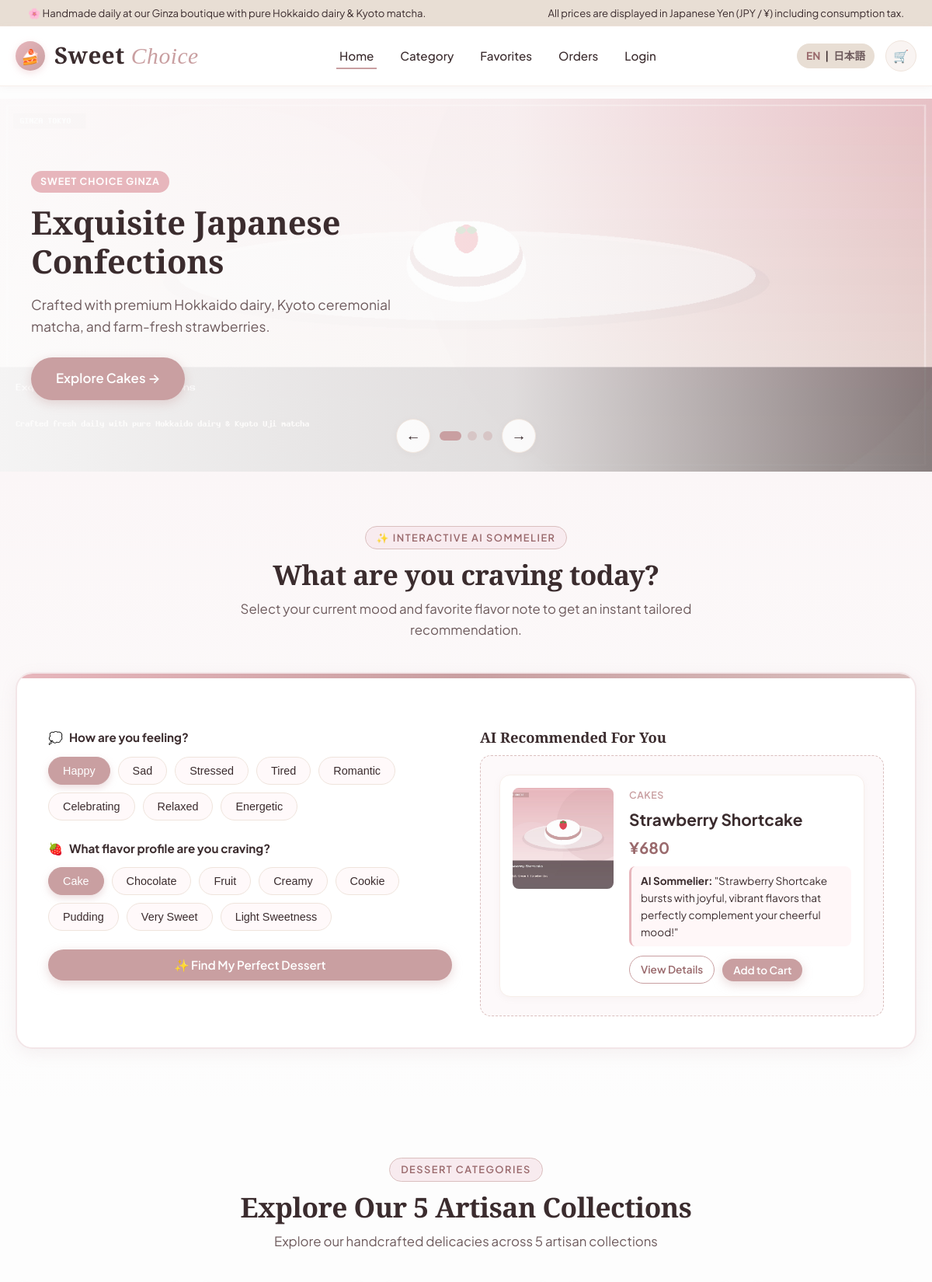
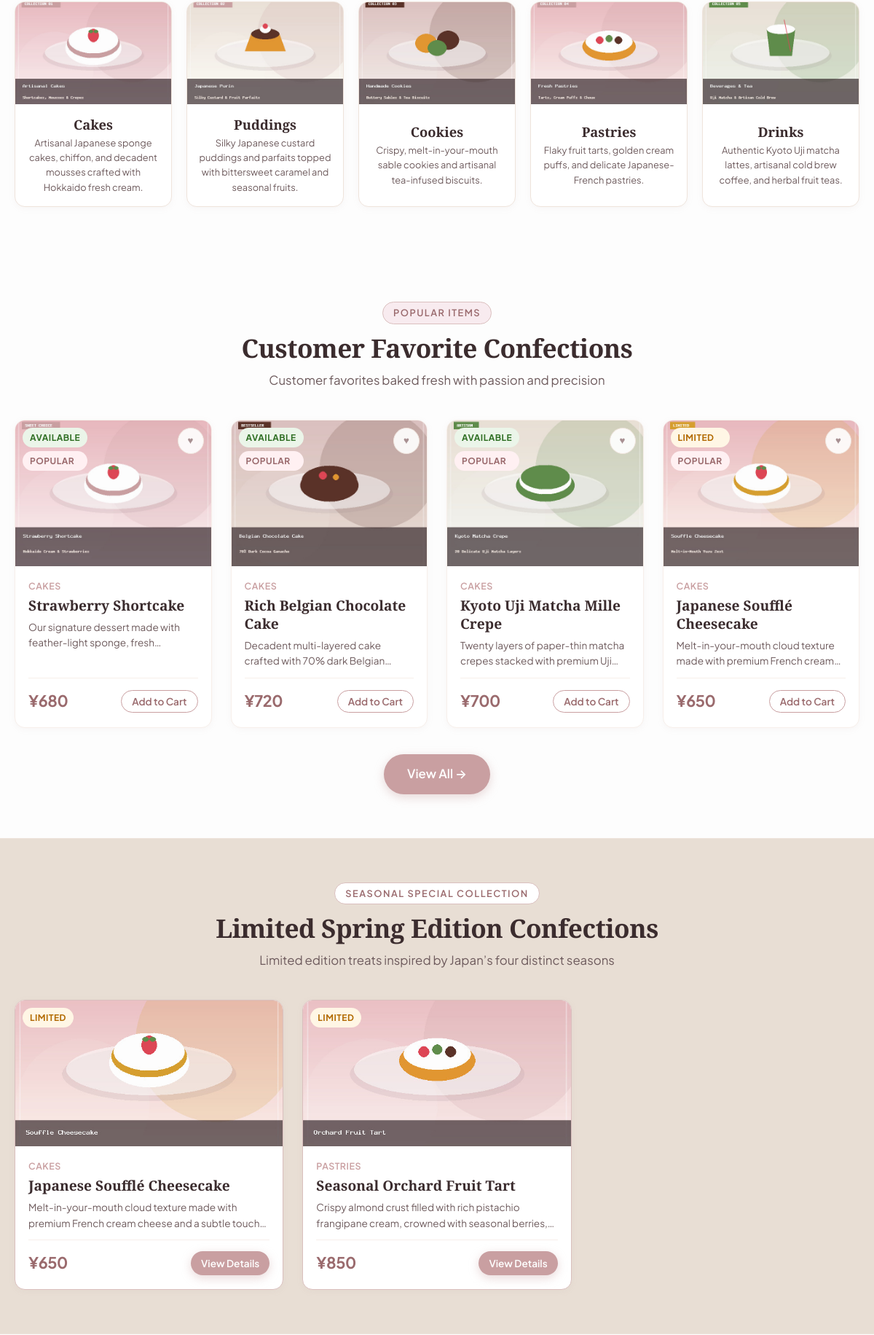
The page / (upper part) on the database its author committed (2 pictures, top to bottom).
### tables this page shows
CREATE TABLE banners (
    id INT AUTO_INCREMENT PRIMARY KEY,
    title_en VARCHAR(150) NOT NULL,
    title_ja VARCHAR(150) NOT NULL,
    subtitle_en VARCHAR(255) NULL,
    subtitle_ja VARCHAR(255) NULL,
    button_text_en VARCHAR(100) DEFAULT 'Explore Menu',
    button_text_ja VARCHAR(100) DEFAULT 'メニューを見る',
    link VARCHAR(255) DEFAULT 'category.php',
    image VARCHAR(255) NOT NULL,
    sort_order INT DEFAULT 0,
    is_active TINYINT(1) DEFAULT 1,
    created_at DATETIME DEFAULT CURRENT_TIMESTAMP
);

CREATE TABLE categories (
    id INT AUTO_INCREMENT PRIMARY KEY,
    name_en VARCHAR(100) NOT NULL,
    name_ja VARCHAR(100) NOT NULL,
    slug VARCHAR(100) NOT NULL UNIQUE,
    description_en TEXT NULL,
    description_ja TEXT NULL,
    image VARCHAR(255) NULL,
    sort_order INT DEFAULT 0,
    is_active TINYINT(1) DEFAULT 1,
    created_at DATETIME DEFAULT CURRENT_TIMESTAMP,
    updated_at DATETIME DEFAULT CURRENT_TIMESTAMP ON UPDATE CURRENT_TIMESTAMP
);

CREATE TABLE products (
    id INT AUTO_INCREMENT PRIMARY KEY,
    category_id INT NOT NULL,
    name_en VARCHAR(150) NOT NULL,
    name_ja VARCHAR(150) NOT NULL,
    slug VARCHAR(150) NOT NULL UNIQUE,
    description_en TEXT NULL,
    description_ja TEXT NULL,
    price INT NOT NULL COMMENT 'Price in JPY',
    image VARCHAR(255) NULL,
    stock INT DEFAULT 50,
    availability ENUM('available', 'limited', 'sold_out') DEFAULT 'available',
    is_popular TINYINT(1) DEFAULT 0,
    tags VARCHAR(255) DEFAULT '' COMMENT 'Comma-separated tags for AI recommendation',
    created_at DATETIME DEFAULT CURRENT_TIMESTAMP,
    updated_at DATETIME DEFAULT CURRENT_TIMESTAMP ON UPDATE CURRENT_TIMESTAMP,
    FOREIGN KEY (category_id) REFERENCES categories(id) ON DELETE RESTRICT
);

### public/index.php (the view, shortened to what the rows shown need)
<?php
require_once __DIR__ . '/../includes/header.php';
$bannerStmt = $pdo->query("SELECT * FROM banners WHERE is_active = 1 ORDER BY sort_order ASC, id ASC");
$banners = $bannerStmt->fetchAll();
$catStmt = $pdo->query("SELECT * FROM categories WHERE is_active = 1 ORDER BY sort_order ASC, id ASC LIMIT 5");
$categories = $catStmt->fetchAll();
$popStmt = $pdo->query("SELECT p.*, c.name_en AS category_name_en, c.name_ja AS category_name_ja
                        FROM products p
                        JOIN categories c ON p.category_id = c.id
                        WHERE p.is_popular = 1 AND p.availability != 'sold_out'
                        ORDER BY p.id ASC LIMIT 4");
$popularProducts = $popStmt->fetchAll();
$seasonStmt = $pdo->query("SELECT p.*, c.name_en AS category_name_en, c.name_ja AS category_name_ja
                           FROM products p
                           JOIN categories c ON p.category_id = c.id
                           WHERE p.availability = 'limited'
                           ORDER BY p.id ASC LIMIT 3");
$seasonalProducts = $seasonStmt->fetchAll();
?>
<section class="hero-slider-section">
    <div class="slider-container">
        <div class="slides-wrapper">
            <?php foreach ($banners as $index => $banner): ?>
                <div class="hero-slide">
                    <img src="../uploads/banners/<?= e($banner['image']); ?>" alt="<?= e(getLocalized($banner, 'title')); ?>" class="slide-bg-img" onerror="this.src='../assets/images/logo_banner.jpg'">
                    <div class="slide-overlay"></div>
                    <div class="slide-content">
                        <span class="slide-badge">SWEET CHOICE GINZA</span>
                        <h1 class="slide-title"><?= e(getLocalized($banner, 'title')); ?></h1>
                        <p class="slide-subtitle"><?= e(getLocalized($banner, 'subtitle')); ?></p>
                        <a href="<?= e($banner['link']); ?>" class="btn btn-primary btn-lg">
                            <?= e(getLocalized($banner, 'button_text')); ?> &rarr;
                        </a>
                    </div>
                </div>
            <?php endforeach; ?>
        </div>
    </div>
</section>
<section class="ai-recommendation-section" id="ai-recommendation-section">
    <div class="container">
        <div class="section-header">
            <h2 class="section-title"><?= e(__('ai_title', 'What are you craving today?')); ?></h2>
        </div>
    </div>
</section>
<section class="categories-section">
    <div class="container">
        <div class="section-header">
            <h2 class="section-title"><?= isJapanese() ? 'パティシエ自慢のコレクション' : 'Explore Our 5 Artisan Collections'; ?></h2>
        </div>
        <div class="category-grid">
            <?php foreach ($categories as $cat): ?>
                <a href="category.php?category=<?= $cat['id']; ?>" class="category-card">
                    <div class="category-img-wrap">
                        <img src="../uploads/products/<?= e($cat['image'] ?: 'cat_cakes.jpg'); ?>" alt="<?= e(getLocalized($cat, 'name')); ?>" onerror="this.src='../assets/images/logo_banner.jpg'">
                    </div>
                    <div class="category-info">
                        <h3 class="category-name"><?= e(getLocalized($cat, 'name')); ?></h3>
                        <p class="category-desc"><?= e(getLocalized($cat, 'description')); ?></p>
                    </div>
                </a>
            <?php endforeach; ?>
        </div>
    </div>
</section>
<section class="popular-section">
    <div class="container">
        <div class="section-header">
            <h2 class="section-title"><?= isJapanese() ? '当店自慢のベストセラー' : 'Customer Favorite Confections'; ?></h2>
        </div>
        <div class="product-grid">
            <?php foreach ($popularProducts as $prod):
                $isFav = isProductFavorited($pdo, (int)$prod['id']);
            ?>
                <div class="product-card">
                    <div class="product-img-wrapper">
                        <div class="product-badges">
                            <?= renderAvailabilityBadge($prod['availability']); ?>
                            <?php if ($prod['is_popular']): ?>
                                <span class="badge" style="background:#FFF0F2; color:var(--color-deep-plum);">POPULAR</span>
                            <?php endif; ?>
                        </div>
                        <button type="button" class="btn-favorite <?= $isFav ? 'active' : ''; ?>" data-product-id="<?= $prod['id']; ?>" title="Favorite">
                            ♥
                        </button>
                        <a href="product.php?id=<?= $prod['id']; ?>">
                            <img src="../uploads/products/<?= e($prod['image']); ?>" alt="<?= e(getLocalized($prod, 'name')); ?>" onerror="this.src='../assets/images/logo_banner.jpg'">
                        </a>
                    </div>
                    <div class="product-body">
                        <div>
                            <div class="product-category-tag"><?= e(getLocalized($prod, 'category_name')); ?></div>
                            <h3 class="product-title">
                                <a href="product.php?id=<?= $prod['id']; ?>"><?= e(getLocalized($prod, 'name')); ?></a>
                            </h3>
                            <p class="product-desc"><?= e(getLocalized($prod, 'description')); ?></p>
                        </div>
                        <div class="product-footer">
                            <div class="product-price"><?= formatPrice($prod['price']); ?></div>
                            <?php if ($prod['availability'] === 'sold_out'): ?>
                                <span class="badge badge-sold-out"><?= e(__('out_of_stock', 'Sold Out')); ?></span>
                            <?php else: ?>
                                <form action="cart.php" method="POST" style="margin:0;">
                                    <button type="submit" class="btn btn-secondary btn-sm"><?= e(__('add_to_cart', 'Add to Cart')); ?></button>
                                </form>
                            <?php endif; ?>
                        </div>
                    </div>
                </div>
            <?php endforeach; ?>
        </div>
    </div>
</section>
<section style="padding:60px 0; background:var(--color-cream); border-top:1px solid var(--color-border); border-bottom:1px solid var(--color-border);">
    <div class="container">
        <div class="section-header">
            <h2 class="section-title"><?= isJapanese() ? '日本の四季を閉じ込めた限定スイーツ' : 'Limited Spring Edition Confections'; ?></h2>
        </div>
        <div class="product-grid" style="grid-template-columns: repeat(auto-fill, minmax(320px, 1fr));">
            <?php foreach ($seasonalProducts as $seasonProd): ?>
                <div class="product-card" style="border:1.5px solid var(--color-dusty-rose);">
                    <div class="product-img-wrapper">
                        <div class="product-badges">
                            <span class="badge badge-limited"><?= e(__('limited_stock', 'Limited')); ?></span>
                        </div>
                        <a href="product.php?id=<?= $seasonProd['id']; ?>">
                            <img src="../uploads/products/<?= e($seasonProd['image']); ?>" alt="<?= e(getLocalized($seasonProd, 'name')); ?>" onerror="this.src='../assets/images/logo_banner.jpg'">
                        </a>
                    </div>
                    <div class="product-body">
                        <div>
                            <div class="product-category-tag"><?= e(getLocalized($seasonProd, 'category_name')); ?></div>
                            <h3 class="product-title">
                                <a href="product.php?id=<?= $seasonProd['id']; ?>"><?= e(getLocalized($seasonProd, 'name')); ?></a>
                            </h3>
                            <p class="product-desc"><?= e(getLocalized($seasonProd, 'description')); ?></p>
                        </div>
                        <div class="product-footer">
                            <div class="product-price"><?= formatPrice($seasonProd['price']); ?></div>
                            <a href="product.php?id=<?= $seasonProd['id']; ?>" class="btn btn-primary btn-sm"><?= e(__('view_details', 'View Details')); ?></a>
                        </div>
                    </div>
                </div>
            <?php endforeach; ?>
        </div>
    </div>
</section>
<?php require_once __DIR__ . '/../includes/footer.php'; ?>

### includes/functions.php (shortened to what the rows shown need)
<?php
function formatPrice($amount): string {
    $numericAmount = is_numeric($amount) ? (int)round((float)$amount) : 0;
    return '¥' . number_format($numericAmount);
}
function e(?string $string): string {
    return htmlspecialchars($string ?? '', ENT_QUOTES, 'UTF-8');
}
function isProductFavorited(PDO $pdo, int $productId, ?int $userId = null): bool {
    if (!$userId) {
        $favs = $_SESSION['guest_favorites'] ?? [];
        return in_array($productId, $favs, true);
    }
    $stmt = $pdo->prepare("SELECT 1 FROM favorites WHERE user_id = ? AND product_id = ?");
    $stmt->execute([$userId, $productId]);
    return (bool)$stmt->fetchColumn();
}
function renderAvailabilityBadge(string $availability): string {
    switch ($availability) {
        case 'limited':
            return '<span class="badge badge-limited">' . e(__('limited_stock', 'Limited')) . '</span>';
        case 'available':
        default:
            return '<span class="badge badge-available">' . e(__('available', 'Available')) . '</span>';
    }
}

### rows shown on the page
banners: image (picture), title_en "Exquisite Japanese Confections", subtitle_en "Crafted with premium Hokkaido dairy, Kyoto ceremonial matcha, and farm-fresh strawberries.", button_text_en "Explore Cakes"
categories: image (picture), name_en "Cakes", description_en "Artisanal Japanese sponge cakes, chiffon, and decadent mousses crafted with Hokkaido fresh cream."
categories: image (picture), name_en "Puddings", description_en "Silky Japanese custard puddings and parfaits topped with bittersweet caramel and seasonal fruits."
categories: image (picture), name_en "Cookies", description_en "Crispy, melt-in-your-mouth sable cookies and artisanal tea-infused biscuits."
categories: image (picture), name_en "Pastries", description_en "Flaky fruit tarts, golden cream puffs, and delicate Japanese-French pastries."
categories: image (picture), name_en "Drinks", description_en "Authentic Kyoto Uji matcha lattes, artisanal cold brew coffee, and herbal fruit teas."
products: availability "AVAILABLE", is_popular "POPULAR", image (picture), category.name_en "CAKES", name_en "Strawberry Shortcake", description_en "Our signature dessert made with feather-light sponge,…", price "¥680"
products: availability "AVAILABLE", is_popular "POPULAR", image (picture), category.name_en "CAKES", name_en "Rich Belgian Chocolate Cake", description_en "Decadent multi-layered cake crafted with 70% dark…", price "¥720"
products: availability "AVAILABLE", is_popular "POPULAR", image (picture), category.name_en "CAKES", name_en "Kyoto Uji Matcha Mille Crepe", description_en "Twenty layers of paper-thin matcha crepes stacked with premium…", price "¥700"
products: is_popular "POPULAR", image (picture), category.name_en "CAKES", name_en "Japanese Soufflé Cheesecake", description_en "Melt-in-your-mouth cloud texture made with premium French…", price "¥650", description_en "Melt-in-your-mouth cloud texture made with premium French cream cheese and a subtle…"
products: image (picture), category.name_en "PASTRIES", name_en "Seasonal Orchard Fruit Tart", description_en "Crispy almond crust filled with rich pistachio frangipane cream, crowned with seasonal…", price "¥850"

### other values the page prints
__('all_prices_jpy', 'All prices in Japanese Yen (¥ / JPY)') "All prices are displayed in Japanese Yen (JPY / ¥) including consumption tax."
__('nav_home', 'Home') "Home"
__('nav_category', 'Category') "Category"
__('nav_favorites', 'Favorites') "Favorites"
__('nav_orders', 'Orders') "Orders"
__('nav_login', 'Login') "Login"
__('ai_section_badge', 'Interactive AI Sommelier') "INTERACTIVE AI SOMMELIER"
__('ai_title', 'What are you craving today?') "What are you craving today?"
__('ai_mood_label', 'How are you feeling?') "How are you feeling?"
$moodLabel "Happy"
$moodLabel "Sad"
$moodLabel "Stressed"
$moodLabel "Tired"
$moodLabel "Romantic"
$moodLabel "Celebrating"
